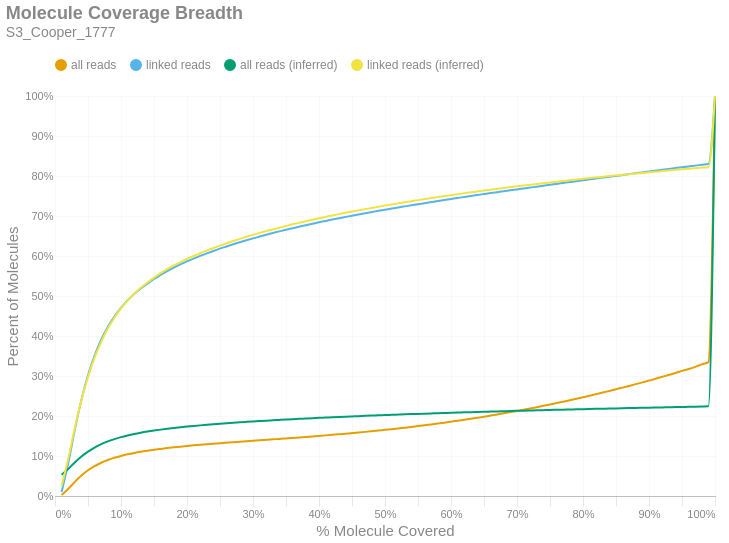

Here is the notebook cell this chart was saved with:
### Markdown cell above
### Molecule Read Coverage
This chart shows molecule coverage breadth as computed by the number of bases aligned to that molecule. In other words, "*how much of each unique long molecule is actually sequenced/aligned?*" Keep in mind there is a distinction between sequences and alignments, since some sequences belonging to a particular molecule may not align well and wouldn't appear in the alignment data. This chart also shows molecule coverage breadth as computed by the *inferred fragment* from which the aligned sequences originate. Unlike read coverage, this calculation takes into account the total insert size, including unsequenced gaps between the forward and reverse reads. Like the previous figures, these are cumulative percents.

### Code cell
if SKIPLR:
    print_html(f"Skipped")
else:
    binned_df = consolidated_hist(valids['coverage_bp'], mask, 0.01, True)
    binned_df_inf = consolidated_hist(valids['coverage_inserts'], mask, 0.01, True)
    binned_df = binned_df.with_columns(pl.lit(binned_df_inf['all reads (cumsum)']).alias('all reads (inferred)'))
    binned_df = binned_df.with_columns(pl.lit(binned_df_inf['linked reads (cumsum)']).alias('linked reads (inferred)'))
    binned_df = binned_df.with_columns(
        (pl.col('bin').cast(pl.Float64) + 0.01).alias('right_edge')
    )

    with SafeRender(binned_df):
        (
            density_plot(binned_df, 'Molecule Coverage Breadth', samplename, 'molcov', ['all reads (inferred)','linked reads (inferred)'])
            .encode(
                #x=alt.X('bin:Q', title="% Molecule Covered").axis(format = '%').scale(padding=0),
                x=alt.X('right_edge:Q', title="% Molecule Covered").axis(format='%').scale(padding=0),
                y=alt.Y('value:Q', title='Percent of Molecules')
                    .axis(format='%')
                    .stack(False)
                    .scale(domainMin=0, padding=0),
                color=alt.Color("key:N").scale(domain = ["all reads", "linked reads", "all reads (inferred)", "linked reads (inferred)"]),
                tooltip = [
                    alt.Tooltip("key:N", title = "Data Type"),
                    alt.Tooltip("range_label:N", title="% Molecule Covered"),
                    alt.Tooltip("value:Q", format = ".2%", title="% Molecules")
                ]
            )
        ).display()

### Figure 1 — Vega-Lite specification as saved in the notebook (floating-point values rounded to 4 significant figures)
{"width": "container", "height": 400, "config": {"title": {"anchor": "start", "dy": -15, "fontSize": 18, "color": "#888888", "subtitleColor": "#888888", "subtitleFontSize": 14}, "arc": {"fill": "#0072B2"}, "axis": {"domainColor": "#888888", "domainWidth": 0.5, "gridWidth": 0.2, "grid": false, "titleFontWeight": 400, "titleFontSize": 15, "labelFontSize": 11, "labelColor": "#888888", "tickColor": "#888888", "tickWidth": 0.2, "titleColor": "#888888"}, "axisBand": {"grid": false}, "axisX": {"grid": true, "tickSize": 10, "domainCap": "round"}, "axisY": {"domain": false, "grid": true, "tickSize": 0, "domainCap": "round"}, "background": "transparent", "header": {"labelFontSize": 15, "labelColor": "#888888", "titleFontSize": 15, "titleFontWeight": 600, "titleColor": "#888888"}, "legend": {"labelFont": "sans-serif", "labelFontSize": 12, "labelColor": "#888888", "symbolSize": 100, "symbolType": "circle", "titleFontSize": 12, "titlePadding": 10, "titleColor": "#888888", "title": null, "orient": "top"}, "range": {"category": ["#E69F00", "#56B4E9", "#009E73", "#F0E442", "#0072B2", "#D55E00", "#CC79A7", "#000000"], "diverging": ["#cfe8f3", "#a2d4ec", "#73bfe2", "#46abdb", "#1696d2", "#12719e"]}, "area": {"fill": "#0072B2", "fillOpacity": 0.7, "line": true, "strokeOpacity": 0.7}, "line": {"color": "#0072B2", "stroke": "#0072B2", "strokeWidth": 2}, "trail": {"color": "#0072B2", "stroke": "#0072B2", "strokeWidth": 0, "size": 1}, "point": {"filled": true, "fillOpacity": 1.0, "size": 95}, "text": {"color": "#888888", "fontSize": 11, "align": "right", "fontWeight": 400, "size": 11}, "bar": {"fill": "#0072B2", "stroke": null}, "view": {"stroke": null, "continuousWidth": 660, "continuousHeight": 400}}, "data": {"name": "data-8e150f90733f70f94a41ea61938dfc37"}, "mark": {"type": "line", "interpolate": "monotone", "point": {"opacity": 0, "size": 275}}, "encoding": {"color": {"field": "key", "scale": {"domain": ["all reads", "linked reads", "all reads (inferred)", "linked reads (inferred)"]}, "type": "nominal"}, "tooltip": [{"field": "key", "title": "Data Type", "type": "nominal"}, {"field": "range_label", "title": "% Molecule Covered", "type": "nominal"}, {"field": "value", "format": ".2%", "title": "% Molecules", "type": "quantitative"}], "x": {"axis": {"format": "%"}, "field": "right_edge", "scale": {"padding": 0}, "title": "% Molecule Covered", "type": "quantitative"}, "y": {"axis": {"format": "%"}, "field": "value", "scale": {"domainMin": 0, "padding": 0}, "stack": false, "title": "Percent of Molecules", "type": "quantitative"}}, "params": [{"name": "param_c36ac31b6afebe62", "select": {"type": "point", "fields": ["key"]}, "bind": "legend"}], "title": {"text": "Molecule Coverage Breadth", "subtitle": "S3_Cooper_1777"}, "transform": [{"fold": ["all reads (cumsum)", "linked reads (cumsum)", "all reads (inferred)", "linked reads (inferred)"]}, {"calculate": "replace(datum.key, ' (cumsum)', '')", "as": "key"}, {"filter": {"param": "param_c36ac31b6afebe62"}}], "usermeta": {"embedOptions": {"downloadFileName": "S3_Cooper_1777.molcov"}}, "$schema": "https://vega.github.io/schema/vega-lite/v6.1.0.json", "datasets": {"data-8e150f90733f70f94a41ea61938dfc37": [{"bin": "0.0", "interval": "0.0-0.01", "all reads": 0.00228, "linked reads": 0.009971, "all reads (cumsum)": 0.00228, "linked reads (cumsum)": 0.009971, "range_label": "0.0-0.01", "all reads (inferred)": 0.05319, "linked reads (inferred)": 0.02493, "right_edge": 0.01}, {"bin": "0.01", "interval": "0.01-0.02", "all reads": 0.01531, "linked reads": 0.07151, "all reads (cumsum)": 0.01759, "linked reads (cumsum)": 0.08148, "range_label": "0.01-0.02", "all reads (inferred)": 0.06756, "linked reads (inferred)": 0.09239, "right_edge": 0.02}, {"bin": "0.02", "interval": "0.02-0.03", "all reads": 0.01781, "linked reads": 0.08387, "all reads (cumsum)": 0.0354, "linked reads (cumsum)": 0.1654, "range_label": "0.02-0.03", "all reads (inferred)": 0.08393, "linked reads (inferred)": 0.1697, "right_edge": 0.03}, {"bin": "0.03", "interval": "0.03-0.04", "all reads": 0.0159, "linked reads": 0.07498, "all reads (cumsum)": 0.05129, "linked reads (cumsum)": 0.2403, "range_label": "0.03-0.04", "all reads (inferred)": 0.0986, "linked reads (inferred)": 0.2391, "right_edge": 0.04}, {"bin": "0.04", "interval": "0.04-0.05", "all reads": 0.01308, "linked reads": 0.06176, "all reads (cumsum)": 0.06438, "linked reads (cumsum)": 0.3021, "range_label": "0.04-0.05", "all reads (inferred)": 0.1109, "linked reads (inferred)": 0.2974, "right_edge": 0.05}, {"bin": "0.05", "interval": "0.05-0.06", "all reads": 0.0104, "linked reads": 0.04901, "all reads (cumsum)": 0.07478, "linked reads (cumsum)": 0.3511, "range_label": "0.05-0.06", "all reads (inferred)": 0.1212, "linked reads (inferred)": 0.346, "right_edge": 0.06}, {"bin": "0.06", "interval": "0.06-0.07", "all reads": 0.008413, "linked reads": 0.03965, "all reads (cumsum)": 0.08319, "linked reads (cumsum)": 0.3908, "range_label": "0.06-0.07", "all reads (inferred)": 0.1296, "linked reads (inferred)": 0.3855, "right_edge": 0.07}, {"bin": "0.07", "interval": "0.07-0.08", "all reads": 0.006766, "linked reads": 0.03186, "all reads (cumsum)": 0.08996, "linked reads (cumsum)": 0.4226, "range_label": "0.07-0.08", "all reads (inferred)": 0.1366, "linked reads (inferred)": 0.4187, "right_edge": 0.08}, {"bin": "0.08", "interval": "0.08-0.09", "all reads": 0.005564, "linked reads": 0.02612, "all reads (cumsum)": 0.09552, "linked reads (cumsum)": 0.4487, "range_label": "0.08-0.09", "all reads (inferred)": 0.1423, "linked reads (inferred)": 0.4457, "right_edge": 0.09}, {"bin": "0.09", "interval": "0.09-0.1", "all reads": 0.004642, "linked reads": 0.0218, "all reads (cumsum)": 0.1002, "linked reads (cumsum)": 0.4705, "range_label": "0.09-0.1", "all reads (inferred)": 0.1472, "linked reads (inferred)": 0.4688, "right_edge": 0.1}, {"bin": "0.1", "interval": "0.1-0.11", "all reads": 0.003961, "linked reads": 0.01854, "all reads (cumsum)": 0.1041, "linked reads (cumsum)": 0.4891, "range_label": "0.1-0.11", "all reads (inferred)": 0.1513, "linked reads (inferred)": 0.4884, "right_edge": 0.11}, {"bin": "0.11", "interval": "0.11-0.12", "all reads": 0.003361, "linked reads": 0.01573, "all reads (cumsum)": 0.1075, "linked reads (cumsum)": 0.5048, "range_label": "0.11-0.12", "all reads (inferred)": 0.155, "linked reads (inferred)": 0.5056, "right_edge": 0.12}, {"bin": "0.12", "interval": "0.12-0.13", "all reads": 0.002987, "linked reads": 0.01396, "all reads (cumsum)": 0.1105, "linked reads (cumsum)": 0.5188, "range_label": "0.12-0.13", "all reads (inferred)": 0.1581, "linked reads (inferred)": 0.5205, "right_edge": 0.13}, {"bin": "0.13", "interval": "0.13-0.14", "all reads": 0.002641, "linked reads": 0.01229, "all reads (cumsum)": 0.1131, "linked reads (cumsum)": 0.531, "range_label": "0.13-0.14", "all reads (inferred)": 0.161, "linked reads (inferred)": 0.5338, "right_edge": 0.14}, {"bin": "0.14", "interval": "0.14-0.15", "all reads": 0.002458, "linked reads": 0.01148, "all reads (cumsum)": 0.1156, "linked reads (cumsum)": 0.5425, "range_label": "0.14-0.15", "all reads (inferred)": 0.1636, "linked reads (inferred)": 0.5459, "right_edge": 0.15}, {"bin": "0.15", "interval": "0.15-0.16", "all reads": 0.002154, "linked reads": 0.01003, "all reads (cumsum)": 0.1177, "linked reads (cumsum)": 0.5526, "range_label": "0.15-0.16", "all reads (inferred)": 0.166, "linked reads (inferred)": 0.5572, "right_edge": 0.16}, {"bin": "0.16", "interval": "0.16-0.17", "all reads": 0.002054, "linked reads": 0.009512, "all reads (cumsum)": 0.1198, "linked reads (cumsum)": 0.5621, "range_label": "0.16-0.17", "all reads (inferred)": 0.1681, "linked reads (inferred)": 0.5672, "right_edge": 0.17}, {"bin": "0.17", "interval": "0.17-0.18", "all reads": 0.001894, "linked reads": 0.008768, "all reads (cumsum)": 0.1217, "linked reads (cumsum)": 0.5708, "range_label": "0.17-0.18", "all reads (inferred)": 0.17, "linked reads (inferred)": 0.5763, "right_edge": 0.18}, {"bin": "0.18", "interval": "0.18-0.19", "all reads": 0.001737, "linked reads": 0.007997, "all reads (cumsum)": 0.1234, "linked reads (cumsum)": 0.5788, "range_label": "0.18-0.19", "all reads (inferred)": 0.1718, "linked reads (inferred)": 0.5848, "right_edge": 0.19}, {"bin": "0.19", "interval": "0.19-0.2", "all reads": 0.001645, "linked reads": 0.007551, "all reads (cumsum)": 0.1251, "linked reads (cumsum)": 0.5864, "range_label": "0.19-0.2", "all reads (inferred)": 0.1735, "linked reads (inferred)": 0.5926, "right_edge": 0.2}, {"bin": "0.2", "interval": "0.2-0.21", "all reads": 0.001555, "linked reads": 0.007093, "all reads (cumsum)": 0.1266, "linked reads (cumsum)": 0.5935, "range_label": "0.2-0.21", "all reads (inferred)": 0.1751, "linked reads (inferred)": 0.5999, "right_edge": 0.21}, {"bin": "0.21", "interval": "0.21-0.22", "all reads": 0.001488, "linked reads": 0.006785, "all reads (cumsum)": 0.1281, "linked reads (cumsum)": 0.6003, "range_label": "0.21-0.22", "all reads (inferred)": 0.1766, "linked reads (inferred)": 0.6069, "right_edge": 0.22}, {"bin": "0.22", "interval": "0.22-0.23", "all reads": 0.00139, "linked reads": 0.006311, "all reads (cumsum)": 0.1295, "linked reads (cumsum)": 0.6066, "range_label": "0.22-0.23", "all reads (inferred)": 0.178, "linked reads (inferred)": 0.6136, "right_edge": 0.23}, {"bin": "0.23", "interval": "0.23-0.24", "all reads": 0.001339, "linked reads": 0.006046, "all reads (cumsum)": 0.1308, "linked reads (cumsum)": 0.6126, "range_label": "0.23-0.24", "all reads (inferred)": 0.1793, "linked reads (inferred)": 0.6199, "right_edge": 0.24}, {"bin": "0.24", "interval": "0.24-0.25", "all reads": 0.001299, "linked reads": 0.005823, "all reads (cumsum)": 0.1321, "linked reads (cumsum)": 0.6184, "range_label": "0.24-0.25", "all reads (inferred)": 0.1806, "linked reads (inferred)": 0.6259, "right_edge": 0.25}, {"bin": "0.25", "interval": "0.25-0.26", "all reads": 0.001227, "linked reads": 0.00544, "all reads (cumsum)": 0.1334, "linked reads (cumsum)": 0.6239, "range_label": "0.25-0.26", "all reads (inferred)": 0.1819, "linked reads (inferred)": 0.6317, "right_edge": 0.26}, {"bin": "0.26", "interval": "0.26-0.27", "all reads": 0.001219, "linked reads": 0.005417, "all reads (cumsum)": 0.1346, "linked reads (cumsum)": 0.6293, "range_label": "0.26-0.27", "all reads (inferred)": 0.1831, "linked reads (inferred)": 0.6374, "right_edge": 0.27}, {"bin": "0.27", "interval": "0.27-0.28", "all reads": 0.001179, "linked reads": 0.005095, "all reads (cumsum)": 0.1358, "linked reads (cumsum)": 0.6344, "range_label": "0.27-0.28", "all reads (inferred)": 0.1843, "linked reads (inferred)": 0.6428, "right_edge": 0.28}, {"bin": "0.28", "interval": "0.28-0.29", "all reads": 0.001197, "linked reads": 0.004985, "all reads (cumsum)": 0.1369, "linked reads (cumsum)": 0.6394, "range_label": "0.28-0.29", "all reads (inferred)": 0.1853, "linked reads (inferred)": 0.6479, "right_edge": 0.29}, {"bin": "0.29", "interval": "0.29-0.3", "all reads": 0.001157, "linked reads": 0.004698, "all reads (cumsum)": 0.1381, "linked reads (cumsum)": 0.6441, "range_label": "0.29-0.3", "all reads (inferred)": 0.1864, "linked reads (inferred)": 0.6529, "right_edge": 0.3}, {"bin": "0.3", "interval": "0.3-0.31", "all reads": 0.001132, "linked reads": 0.004461, "all reads (cumsum)": 0.1392, "linked reads (cumsum)": 0.6485, "range_label": "0.3-0.31", "all reads (inferred)": 0.1874, "linked reads (inferred)": 0.6576, "right_edge": 0.31}, {"bin": "0.31", "interval": "0.31-0.32", "all reads": 0.001193, "linked reads": 0.00455, "all reads (cumsum)": 0.1404, "linked reads (cumsum)": 0.6531, "range_label": "0.31-0.32", "all reads (inferred)": 0.1884, "linked reads (inferred)": 0.6623, "right_edge": 0.32}, {"bin": "0.32", "interval": "0.32-0.33", "all reads": 0.001187, "linked reads": 0.00439, "all reads (cumsum)": 0.1416, "linked reads (cumsum)": 0.6575, "range_label": "0.32-0.33", "all reads (inferred)": 0.1893, "linked reads (inferred)": 0.6665, "right_edge": 0.33}, {"bin": "0.33", "interval": "0.33-0.34", "all reads": 0.001172, "linked reads": 0.004145, "all reads (cumsum)": 0.1428, "linked reads (cumsum)": 0.6616, "range_label": "0.33-0.34", "all reads (inferred)": 0.1903, "linked reads (inferred)": 0.6709, "right_edge": 0.34}, {"bin": "0.34", "interval": "0.34-0.35", "all reads": 0.001192, "linked reads": 0.003974, "all reads (cumsum)": 0.144, "linked reads (cumsum)": 0.6656, "range_label": "0.34-0.35", "all reads (inferred)": 0.1912, "linked reads (inferred)": 0.6751, "right_edge": 0.35}, {"bin": "0.35", "interval": "0.35-0.36", "all reads": 0.001193, "linked reads": 0.003875, "all reads (cumsum)": 0.1452, "linked reads (cumsum)": 0.6695, "range_label": "0.35-0.36", "all reads (inferred)": 0.1921, "linked reads (inferred)": 0.6793, "right_edge": 0.36}, {"bin": "0.36", "interval": "0.36-0.37", "all reads": 0.001222, "linked reads": 0.003809, "all reads (cumsum)": 0.1464, "linked reads (cumsum)": 0.6733, "range_label": "0.36-0.37", "all reads (inferred)": 0.1929, "linked reads (inferred)": 0.683, "right_edge": 0.37}, {"bin": "0.37", "interval": "0.37-0.38", "all reads": 0.00124, "linked reads": 0.003752, "all reads (cumsum)": 0.1476, "linked reads (cumsum)": 0.677, "range_label": "0.37-0.38", "all reads (inferred)": 0.1937, "linked reads (inferred)": 0.6869, "right_edge": 0.38}, {"bin": "0.38", "interval": "0.38-0.39", "all reads": 0.001276, "linked reads": 0.003627, "all reads (cumsum)": 0.1489, "linked reads (cumsum)": 0.6807, "range_label": "0.38-0.39", "all reads (inferred)": 0.1946, "linked reads (inferred)": 0.6906, "right_edge": 0.39}, {"bin": "0.39", "interval": "0.39-0.4", "all reads": 0.001329, "linked reads": 0.003585, "all reads (cumsum)": 0.1502, "linked reads (cumsum)": 0.6842, "range_label": "0.39-0.4", "all reads (inferred)": 0.1954, "linked reads (inferred)": 0.6943, "right_edge": 0.4}, {"bin": "0.4", "interval": "0.4-0.41", "all reads": 0.001328, "linked reads": 0.003419, "all reads (cumsum)": 0.1516, "linked reads (cumsum)": 0.6877, "range_label": "0.4-0.41", "all reads (inferred)": 0.1961, "linked reads (inferred)": 0.6978, "right_edge": 0.41}, {"bin": "0.41", "interval": "0.41-0.42", "all reads": 0.001373, "linked reads": 0.003389, "all reads (cumsum)": 0.1529, "linked reads (cumsum)": 0.6911, "range_label": "0.41-0.42", "all reads (inferred)": 0.1969, "linked reads (inferred)": 0.7014, "right_edge": 0.42}, {"bin": "0.42", "interval": "0.42-0.43", "all reads": 0.00141, "linked reads": 0.003295, "all reads (cumsum)": 0.1544, "linked reads (cumsum)": 0.6943, "range_label": "0.42-0.43", "all reads (inferred)": 0.1976, "linked reads (inferred)": 0.7047, "right_edge": 0.43}, {"bin": "0.43", "interval": "0.43-0.44", "all reads": 0.001427, "linked reads": 0.003202, "all reads (cumsum)": 0.1558, "linked reads (cumsum)": 0.6975, "range_label": "0.43-0.44", "all reads (inferred)": 0.1983, "linked reads (inferred)": 0.7079, "right_edge": 0.44}, {"bin": "0.44", "interval": "0.44-0.45", "all reads": 0.001477, "linked reads": 0.00318, "all reads (cumsum)": 0.1573, "linked reads (cumsum)": 0.7007, "range_label": "0.44-0.45", "all reads (inferred)": 0.199, "linked reads (inferred)": 0.711, "right_edge": 0.45}, {"bin": "0.45", "interval": "0.45-0.46", "all reads": 0.001495, "linked reads": 0.002984, "all reads (cumsum)": 0.1588, "linked reads (cumsum)": 0.7037, "range_label": "0.45-0.46", "all reads (inferred)": 0.1996, "linked reads (inferred)": 0.714, "right_edge": 0.46}, {"bin": "0.46", "interval": "0.46-0.47", "all reads": 0.001554, "linked reads": 0.003095, "all reads (cumsum)": 0.1603, "linked reads (cumsum)": 0.7068, "range_label": "0.46-0.47", "all reads (inferred)": 0.2003, "linked reads (inferred)": 0.7172, "right_edge": 0.47}, {"bin": "0.47", "interval": "0.47-0.48", "all reads": 0.001625, "linked reads": 0.003027, "all reads (cumsum)": 0.1619, "linked reads (cumsum)": 0.7098, "range_label": "0.47-0.48", "all reads (inferred)": 0.201, "linked reads (inferred)": 0.7202, "right_edge": 0.48}, {"bin": "0.48", "interval": "0.48-0.49", "all reads": 0.001651, "linked reads": 0.003038, "all reads (cumsum)": 0.1636, "linked reads (cumsum)": 0.7129, "range_label": "0.48-0.49", "all reads (inferred)": 0.2016, "linked reads (inferred)": 0.723, "right_edge": 0.49}, {"bin": "0.49", "interval": "0.49-0.5", "all reads": 0.001812, "linked reads": 0.002904, "all reads (cumsum)": 0.1654, "linked reads (cumsum)": 0.7158, "range_label": "0.49-0.5", "all reads (inferred)": 0.2023, "linked reads (inferred)": 0.726, "right_edge": 0.5}, {"bin": "0.5", "interval": "0.5-0.51", "all reads": 0.001669, "linked reads": 0.002789, "all reads (cumsum)": 0.1671, "linked reads (cumsum)": 0.7186, "range_label": "0.5-0.51", "all reads (inferred)": 0.2029, "linked reads (inferred)": 0.7288, "right_edge": 0.51}, {"bin": "0.51", "interval": "0.51-0.52", "all reads": 0.001881, "linked reads": 0.002787, "all reads (cumsum)": 0.1689, "linked reads (cumsum)": 0.7214, "range_label": "0.51-0.52", "all reads (inferred)": 0.2035, "linked reads (inferred)": 0.7316, "right_edge": 0.52}, {"bin": "0.52", "interval": "0.52-0.53", "all reads": 0.001846, "linked reads": 0.002683, "all reads (cumsum)": 0.1708, "linked reads (cumsum)": 0.724, "range_label": "0.52-0.53", "all reads (inferred)": 0.2041, "linked reads (inferred)": 0.7343, "right_edge": 0.53}, {"bin": "0.53", "interval": "0.53-0.54", "all reads": 0.001928, "linked reads": 0.002712, "all reads (cumsum)": 0.1727, "linked reads (cumsum)": 0.7267, "range_label": "0.53-0.54", "all reads (inferred)": 0.2047, "linked reads (inferred)": 0.737, "right_edge": 0.54}, {"bin": "0.54", "interval": "0.54-0.55", "all reads": 0.001995, "linked reads": 0.002677, "all reads (cumsum)": 0.1747, "linked reads (cumsum)": 0.7294, "range_label": "0.54-0.55", "all reads (inferred)": 0.2053, "linked reads (inferred)": 0.7397, "right_edge": 0.55}, {"bin": "0.55", "interval": "0.55-0.56", "all reads": 0.002111, "linked reads": 0.002727, "all reads (cumsum)": 0.1768, "linked reads (cumsum)": 0.7321, "range_label": "0.55-0.56", "all reads (inferred)": 0.2059, "linked reads (inferred)": 0.7422, "right_edge": 0.56}, {"bin": "0.56", "interval": "0.56-0.57", "all reads": 0.002124, "linked reads": 0.002675, "all reads (cumsum)": 0.1789, "linked reads (cumsum)": 0.7348, "range_label": "0.56-0.57", "all reads (inferred)": 0.2064, "linked reads (inferred)": 0.7447, "right_edge": 0.57}, {"bin": "0.57", "interval": "0.57-0.58", "all reads": 0.002173, "linked reads": 0.002633, "all reads (cumsum)": 0.1811, "linked reads (cumsum)": 0.7375, "range_label": "0.57-0.58", "all reads (inferred)": 0.207, "linked reads (inferred)": 0.7473, "right_edge": 0.58}, {"bin": "0.58", "interval": "0.58-0.59", "all reads": 0.002255, "linked reads": 0.002519, "all reads (cumsum)": 0.1834, "linked reads (cumsum)": 0.74, "range_label": "0.58-0.59", "all reads (inferred)": 0.2075, "linked reads (inferred)": 0.7497, "right_edge": 0.59}, {"bin": "0.59", "interval": "0.59-0.6", "all reads": 0.002364, "linked reads": 0.002614, "all reads (cumsum)": 0.1857, "linked reads (cumsum)": 0.7426, "range_label": "0.59-0.6", "all reads (inferred)": 0.208, "linked reads (inferred)": 0.7522, "right_edge": 0.6}, {"bin": "0.6", "interval": "0.6-0.61", "all reads": 0.002351, "linked reads": 0.002524, "all reads (cumsum)": 0.1881, "linked reads (cumsum)": 0.7451, "range_label": "0.6-0.61", "all reads (inferred)": 0.2086, "linked reads (inferred)": 0.7545, "right_edge": 0.61}, {"bin": "0.61", "interval": "0.61-0.62", "all reads": 0.00246, "linked reads": 0.002519, "all reads (cumsum)": 0.1906, "linked reads (cumsum)": 0.7476, "range_label": "0.61-0.62", "all reads (inferred)": 0.2091, "linked reads (inferred)": 0.7568, "right_edge": 0.62}, {"bin": "0.62", "interval": "0.62-0.63", "all reads": 0.002483, "linked reads": 0.00239, "all reads (cumsum)": 0.193, "linked reads (cumsum)": 0.75, "range_label": "0.62-0.63", "all reads (inferred)": 0.2096, "linked reads (inferred)": 0.7591, "right_edge": 0.63}, {"bin": "0.63", "interval": "0.63-0.64", "all reads": 0.002597, "linked reads": 0.002481, "all reads (cumsum)": 0.1956, "linked reads (cumsum)": 0.7525, "range_label": "0.63-0.64", "all reads (inferred)": 0.2101, "linked reads (inferred)": 0.7614, "right_edge": 0.64}, {"bin": "0.64", "interval": "0.64-0.65", "all reads": 0.002612, "linked reads": 0.002362, "all reads (cumsum)": 0.1982, "linked reads (cumsum)": 0.7549, "range_label": "0.64-0.65", "all reads (inferred)": 0.2106, "linked reads (inferred)": 0.7636, "right_edge": 0.65}, {"bin": "0.65", "interval": "0.65-0.66", "all reads": 0.00281, "linked reads": 0.002362, "all reads (cumsum)": 0.2011, "linked reads (cumsum)": 0.7572, "range_label": "0.65-0.66", "all reads (inferred)": 0.211, "linked reads (inferred)": 0.7657, "right_edge": 0.66}, {"bin": "0.66", "interval": "0.66-0.67", "all reads": 0.002825, "linked reads": 0.002369, "all reads (cumsum)": 0.2039, "linked reads (cumsum)": 0.7596, "range_label": "0.66-0.67", "all reads (inferred)": 0.2115, "linked reads (inferred)": 0.7679, "right_edge": 0.67}, {"bin": "0.67", "interval": "0.67-0.68", "all reads": 0.002912, "linked reads": 0.00238, "all reads (cumsum)": 0.2068, "linked reads (cumsum)": 0.762, "range_label": "0.67-0.68", "all reads (inferred)": 0.212, "linked reads (inferred)": 0.7701, "right_edge": 0.68}, {"bin": "0.68", "interval": "0.68-0.69", "all reads": 0.002876, "linked reads": 0.002161, "all reads (cumsum)": 0.2097, "linked reads (cumsum)": 0.7641, "range_label": "0.68-0.69", "all reads (inferred)": 0.2125, "linked reads (inferred)": 0.7722, "right_edge": 0.69}, {"bin": "0.69", "interval": "0.69-0.7", "all reads": 0.003004, "linked reads": 0.002349, "all reads (cumsum)": 0.2127, "linked reads (cumsum)": 0.7665, "range_label": "0.69-0.7", "all reads (inferred)": 0.2129, "linked reads (inferred)": 0.7742, "right_edge": 0.7}, {"bin": "0.7", "interval": "0.7-0.71", "all reads": 0.003043, "linked reads": 0.002281, "all reads (cumsum)": 0.2157, "linked reads (cumsum)": 0.7688, "range_label": "0.7-0.71", "all reads (inferred)": 0.2134, "linked reads (inferred)": 0.7762, "right_edge": 0.71}, {"bin": "0.71", "interval": "0.71-0.72", "all reads": 0.003106, "linked reads": 0.002297, "all reads (cumsum)": 0.2188, "linked reads (cumsum)": 0.7711, "range_label": "0.71-0.72", "all reads (inferred)": 0.2138, "linked reads (inferred)": 0.7781, "right_edge": 0.72}, {"bin": "0.72", "interval": "0.72-0.73", "all reads": 0.003299, "linked reads": 0.002338, "all reads (cumsum)": 0.2221, "linked reads (cumsum)": 0.7734, "range_label": "0.72-0.73", "all reads (inferred)": 0.2142, "linked reads (inferred)": 0.7801, "right_edge": 0.73}, {"bin": "0.73", "interval": "0.73-0.74", "all reads": 0.003275, "linked reads": 0.002284, "all reads (cumsum)": 0.2254, "linked reads (cumsum)": 0.7757, "range_label": "0.73-0.74", "all reads (inferred)": 0.2147, "linked reads (inferred)": 0.782, "right_edge": 0.74}, {"bin": "0.74", "interval": "0.74-0.75", "all reads": 0.003588, "linked reads": 0.002371, "all reads (cumsum)": 0.229, "linked reads (cumsum)": 0.7781, "range_label": "0.74-0.75", "all reads (inferred)": 0.2151, "linked reads (inferred)": 0.7839, "right_edge": 0.75}, {"bin": "0.75", "interval": "0.75-0.76", "all reads": 0.00339, "linked reads": 0.002215, "all reads (cumsum)": 0.2324, "linked reads (cumsum)": 0.7803, "range_label": "0.75-0.76", "all reads (inferred)": 0.2155, "linked reads (inferred)": 0.7858, "right_edge": 0.76}, {"bin": "0.76", "interval": "0.76-0.77", "all reads": 0.003501, "linked reads": 0.002286, "all reads (cumsum)": 0.2359, "linked reads (cumsum)": 0.7826, "range_label": "0.76-0.77", "all reads (inferred)": 0.2159, "linked reads (inferred)": 0.7876, "right_edge": 0.77}, {"bin": "0.77", "interval": "0.77-0.78", "all reads": 0.003556, "linked reads": 0.002272, "all reads (cumsum)": 0.2394, "linked reads (cumsum)": 0.7848, "range_label": "0.77-0.78", "all reads (inferred)": 0.2163, "linked reads (inferred)": 0.7895, "right_edge": 0.78}, {"bin": "0.78", "interval": "0.78-0.79", "all reads": 0.003656, "linked reads": 0.002231, "all reads (cumsum)": 0.2431, "linked reads (cumsum)": 0.7871, "range_label": "0.78-0.79", "all reads (inferred)": 0.2167, "linked reads (inferred)": 0.7912, "right_edge": 0.79}, {"bin": "0.79", "interval": "0.79-0.8", "all reads": 0.003933, "linked reads": 0.002388, "all reads (cumsum)": 0.247, "linked reads (cumsum)": 0.7895, "range_label": "0.79-0.8", "all reads (inferred)": 0.2171, "linked reads (inferred)": 0.793, "right_edge": 0.8}, {"bin": "0.8", "interval": "0.8-0.81", "all reads": 0.003709, "linked reads": 0.002144, "all reads (cumsum)": 0.2507, "linked reads (cumsum)": 0.7916, "range_label": "0.8-0.81", "all reads (inferred)": 0.2175, "linked reads (inferred)": 0.7947, "right_edge": 0.81}, {"bin": "0.81", "interval": "0.81-0.82", "all reads": 0.003922, "linked reads": 0.002202, "all reads (cumsum)": 0.2546, "linked reads (cumsum)": 0.7938, "range_label": "0.81-0.82", "all reads (inferred)": 0.2179, "linked reads (inferred)": 0.7964, "right_edge": 0.82}, {"bin": "0.82", "interval": "0.82-0.83", "all reads": 0.003955, "linked reads": 0.002131, "all reads (cumsum)": 0.2586, "linked reads (cumsum)": 0.7959, "range_label": "0.82-0.83", "all reads (inferred)": 0.2183, "linked reads (inferred)": 0.798, "right_edge": 0.83}, {"bin": "0.83", "interval": "0.83-0.84", "all reads": 0.004086, "linked reads": 0.002253, "all reads (cumsum)": 0.2627, "linked reads (cumsum)": 0.7982, "range_label": "0.83-0.84", "all reads (inferred)": 0.2186, "linked reads (inferred)": 0.7997, "right_edge": 0.84}, {"bin": "0.84", "interval": "0.84-0.85", "all reads": 0.004104, "linked reads": 0.002056, "all reads (cumsum)": 0.2668, "linked reads (cumsum)": 0.8002, "range_label": "0.84-0.85", "all reads (inferred)": 0.219, "linked reads (inferred)": 0.8013, "right_edge": 0.85}, {"bin": "0.85", "interval": "0.85-0.86", "all reads": 0.004212, "linked reads": 0.002205, "all reads (cumsum)": 0.271, "linked reads (cumsum)": 0.8024, "range_label": "0.85-0.86", "all reads (inferred)": 0.2194, "linked reads (inferred)": 0.8028, "right_edge": 0.86}, {"bin": "0.86", "interval": "0.86-0.87", "all reads": 0.004183, "linked reads": 0.002262, "all reads (cumsum)": 0.2752, "linked reads (cumsum)": 0.8047, "range_label": "0.86-0.87", "all reads (inferred)": 0.2197, "linked reads (inferred)": 0.8044, "right_edge": 0.87}, {"bin": "0.87", "interval": "0.87-0.88", "all reads": 0.004469, "linked reads": 0.002256, "all reads (cumsum)": 0.2797, "linked reads (cumsum)": 0.807, "range_label": "0.87-0.88", "all reads (inferred)": 0.2201, "linked reads (inferred)": 0.8061, "right_edge": 0.88}, {"bin": "0.88", "interval": "0.88-0.89", "all reads": 0.004357, "linked reads": 0.002122, "all reads (cumsum)": 0.284, "linked reads (cumsum)": 0.8091, "range_label": "0.88-0.89", "all reads (inferred)": 0.2205, "linked reads (inferred)": 0.8077, "right_edge": 0.89}, {"bin": "0.89", "interval": "0.89-0.9", "all reads": 0.00457, "linked reads": 0.002239, "all reads (cumsum)": 0.2886, "linked reads (cumsum)": 0.8113, "range_label": "0.89-0.9", "all reads (inferred)": 0.2208, "linked reads (inferred)": 0.8092, "right_edge": 0.9}, {"bin": "0.9", "interval": "0.9-0.91", "all reads": 0.004356, "linked reads": 0.002068, "all reads (cumsum)": 0.2929, "linked reads (cumsum)": 0.8134, "range_label": "0.9-0.91", "all reads (inferred)": 0.2212, "linked reads (inferred)": 0.8107, "right_edge": 0.91}, {"bin": "0.91", "interval": "0.91-0.92", "all reads": 0.005071, "linked reads": 0.00224, "all reads (cumsum)": 0.298, "linked reads (cumsum)": 0.8156, "range_label": "0.91-0.92", "all reads (inferred)": 0.2215, "linked reads (inferred)": 0.8123, "right_edge": 0.92}, {"bin": "0.92", "interval": "0.92-0.93", "all reads": 0.00446, "linked reads": 0.002135, "all reads (cumsum)": 0.3025, "linked reads (cumsum)": 0.8178, "range_label": "0.92-0.93", "all reads (inferred)": 0.2219, "linked reads (inferred)": 0.8138, "right_edge": 0.93}, {"bin": "0.93", "interval": "0.93-0.94", "all reads": 0.004891, "linked reads": 0.002133, "all reads (cumsum)": 0.3074, "linked reads (cumsum)": 0.8199, "range_label": "0.93-0.94", "all reads (inferred)": 0.2222, "linked reads (inferred)": 0.8153, "right_edge": 0.94}, {"bin": "0.94", "interval": "0.94-0.95", "all reads": 0.005374, "linked reads": 0.002101, "all reads (cumsum)": 0.3127, "linked reads (cumsum)": 0.822, "range_label": "0.94-0.95", "all reads (inferred)": 0.2226, "linked reads (inferred)": 0.8168, "right_edge": 0.95}, {"bin": "0.95", "interval": "0.95-0.96", "all reads": 0.004633, "linked reads": 0.001958, "all reads (cumsum)": 0.3174, "linked reads (cumsum)": 0.824, "range_label": "0.95-0.96", "all reads (inferred)": 0.223, "linked reads (inferred)": 0.8182, "right_edge": 0.96}, {"bin": "0.96", "interval": "0.96-0.97", "all reads": 0.005416, "linked reads": 0.001993, "all reads (cumsum)": 0.3228, "linked reads (cumsum)": 0.8259, "range_label": "0.96-0.97", "all reads (inferred)": 0.2234, "linked reads (inferred)": 0.8197, "right_edge": 0.97}, {"bin": "0.97", "interval": "0.97-0.98", "all reads": 0.006166, "linked reads": 0.002114, "all reads (cumsum)": 0.3289, "linked reads (cumsum)": 0.8281, "range_label": "0.97-0.98", "all reads (inferred)": 0.2238, "linked reads (inferred)": 0.8211, "right_edge": 0.98}, {"bin": "0.98", "interval": "0.98-0.99", "all reads": 0.005727, "linked reads": 0.002071, "all reads (cumsum)": 0.3347, "linked reads (cumsum)": 0.8301, "range_label": "0.98-0.99", "all reads (inferred)": 0.2242, "linked reads (inferred)": 0.822, "right_edge": 0.99}, {"bin": "0.99", "interval": "0.99-1.0", "all reads": 0.6653, "linked reads": 0.1699, "all reads (cumsum)": 1.0, "linked reads (cumsum)": 1.0, "range_label": "0.99-1.0", "all reads (inferred)": 1.0, "linked reads (inferred)": 1.0, "right_edge": 1.0}]}}
